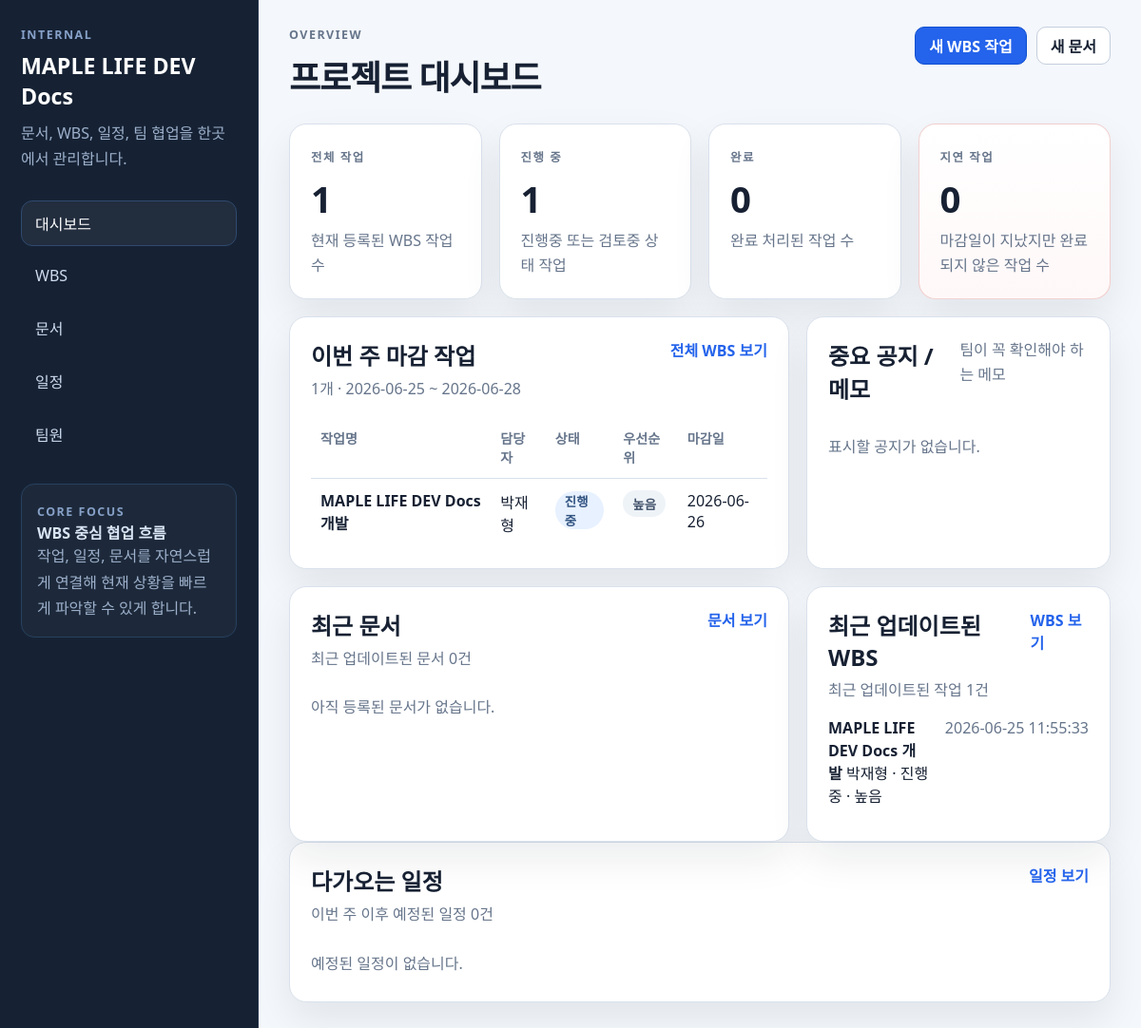
Before: / with the older database file.
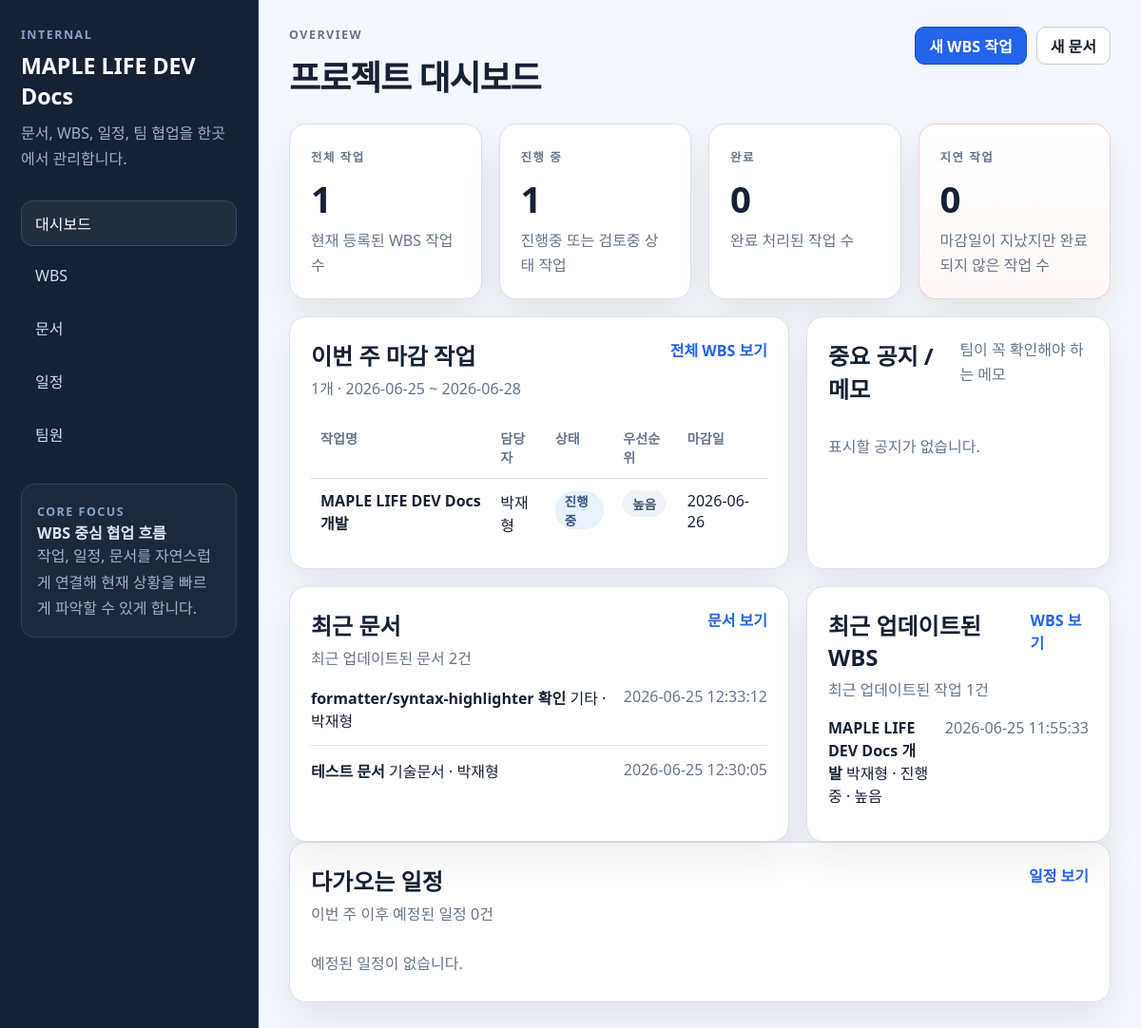
After: the same page with the newer database file.
### tables this page shows
CREATE TABLE wbs_tasks (
    id INTEGER PRIMARY KEY AUTOINCREMENT,
    parent_id INTEGER REFERENCES wbs_tasks(id) ON DELETE SET NULL,
    title TEXT NOT NULL,
    description TEXT,
    assignee_id INTEGER REFERENCES members(id) ON DELETE SET NULL,
    status TEXT NOT NULL DEFAULT '예정',
    priority TEXT NOT NULL DEFAULT '보통',
    start_date TEXT,
    due_date TEXT,
    completed_date TEXT,
    progress INTEGER NOT NULL DEFAULT 0,
    notes TEXT,
    created_at TIMESTAMP DEFAULT CURRENT_TIMESTAMP,
    updated_at TIMESTAMP DEFAULT CURRENT_TIMESTAMP
);

CREATE TABLE members (
    id INTEGER PRIMARY KEY AUTOINCREMENT,
    name TEXT NOT NULL,
    role TEXT,
    part TEXT,
    contact TEXT,
    is_active INTEGER NOT NULL DEFAULT 1,
    created_at TIMESTAMP DEFAULT CURRENT_TIMESTAMP,
    updated_at TIMESTAMP DEFAULT CURRENT_TIMESTAMP
);

CREATE TABLE documents (
    id INTEGER PRIMARY KEY AUTOINCREMENT,
    title TEXT NOT NULL,
    doc_type TEXT NOT NULL,
    file_name TEXT,
    notes TEXT,
    created_at TIMESTAMP DEFAULT CURRENT_TIMESTAMP
, content TEXT DEFAULT '', author_id INTEGER, tags TEXT DEFAULT '', updated_at TIMESTAMP DEFAULT CURRENT_TIMESTAMP);

### app/dashboard.py (the view)
@bp.route("/")
def index():
    db = get_db()
    today = today_local()
    _, week_end = week_bounds(today)
    today_str = today.isoformat()
    week_end_str = week_end.isoformat()
    summary = db.execute(
        """
        SELECT
            COUNT(*) AS total_tasks,
            SUM(CASE WHEN status IN ('진행중', '검토중') THEN 1 ELSE 0 END) AS in_progress_tasks,
            SUM(CASE WHEN status = '완료' THEN 1 ELSE 0 END) AS completed_tasks,
            SUM(
                CASE
                    WHEN due_date IS NOT NULL
                     AND due_date < ?
                     AND status != '완료'
                    THEN 1 ELSE 0
                END
            ) AS delayed_tasks
        FROM wbs_tasks
        """,
        (today_str,),
    ).fetchone()
    week_due_tasks = db.execute(
        """
        SELECT t.id, t.title, t.status, t.priority, t.due_date, m.name AS assignee_name
        FROM wbs_tasks t
        LEFT JOIN members m ON m.id = t.assignee_id
        WHERE t.due_date BETWEEN ? AND ?
          AND t.status != '완료'
        ORDER BY t.due_date ASC, t.id ASC
        LIMIT 8
        """,
        (today_str, week_end_str),
    ).fetchall()
    recent_documents = db.execute(
        """
        SELECT d.id, d.title, d.doc_type, d.updated_at, m.name AS author_name
        FROM documents d
        LEFT JOIN members m ON m.id = d.author_id
        ORDER BY d.updated_at DESC, d.id DESC
        LIMIT 6
        """
    ).fetchall()
    recent_tasks = db.execute(
        """
        SELECT t.id, t.title, t.status, t.priority, t.updated_at, m.name AS assignee_name
        FROM wbs_tasks t
        LEFT JOIN members m ON m.id = t.assignee_id
        ORDER BY t.updated_at DESC, t.id DESC
        LIMIT 6
        """
    ).fetchall()
    pinned_notice = db.execute(
        """
        SELECT id, title, content, updated_at
        FROM notices
        WHERE is_pinned = 1
        ORDER BY updated_at DESC, id DESC
        LIMIT 1
        """
    ).fetchone()
    upcoming_schedules = db.execute(
        """
        SELECT s.id, s.title, s.start_date, s.end_date, s.schedule_type, m.name AS assignee_name
        FROM schedules s
        LEFT JOIN members m ON m.id = s.assignee_id
        WHERE s.end_date >= ?
        ORDER BY s.start_date ASC, s.id ASC
        LIMIT 6
        """,
        (today_str,),
    ).fetchall()
    return render_template(
        "dashboard/index.html",
        summary=summary,
        week_due_tasks=week_due_tasks,
        week_due_task_count=len(week_due_tasks),
        recent_documents=recent_documents,
        recent_document_count=len(recent_documents),
        recent_tasks=recent_tasks,
        recent_task_count=len(recent_tasks),
        pinned_notice=pinned_notice,
        upcoming_schedules=upcoming_schedules,
        upcoming_schedule_count=len(upcoming_schedules),
        today=today,
        week_end=week_end,
    )

### app/db.py (called while the page is built)
def get_db():
    if "db" not in g:
        db_path = Path(current_app.config["DATABASE"])
        db_path.parent.mkdir(parents=True, exist_ok=True)
        g.db = sqlite3.connect(db_path)
        g.db.row_factory = sqlite3.Row
        g.db.execute("PRAGMA foreign_keys = ON")
    return g.db

### app/utils.py (called while the page is built)
def today_local() -> date:
    return date.today()

def week_bounds(reference: date | None = None) -> tuple[date, date]:
    current = reference or today_local()
    start = current - timedelta(days=current.weekday())
    end = start + timedelta(days=6)
    return start, end

### app/templates/dashboard/index.html (shortened to what the changed rows need)
{% extends "base.html" %}
{% block page_title %}프로젝트 대시보드{% endblock %}
{% block content %}
  <section class="dashboard-grid">
    <article class="panel panel--wide">
      <div class="panel-heading">
        <div>
          <h2>이번 주 마감 작업</h2>
        </div>
      </div>
      {% if week_due_tasks %}
        <div class="table-wrap">
          <table class="table">
            <thead>
              <tr>
                <th>작업명</th>
                <th>담당자</th>
                <th>상태</th>
                <th>우선순위</th>
                <th>마감일</th>
              </tr>
            </thead>
            <tbody>
              {% for task in week_due_tasks %}
                <tr>
                  <td><a class="table-link" href="{{ url_for('wbs.edit_task', task_id=task['id']) }}">{{ task["title"] }}</a></td>
                  <td>{{ task["assignee_name"] or "-" }}</td>
                  <td><span class="badge badge--status">{{ task["status"] }}</span></td>
                  <td><span class="badge badge--priority">{{ task["priority"] }}</span></td>
                  <td>{{ task["due_date"] or "-" }}</td>
                </tr>
              {% endfor %}
            </tbody>
          </table>
        </div>
      {% else %}
        <p class="empty-state">이번 주 마감 작업이 없습니다.</p>
      {% endif %}
    </article>
    <article class="panel">
      <div class="panel-heading">
        <h2>중요 공지 / 메모</h2>
      </div>
    </article>
  </section>
  <section class="dashboard-grid">
    <article class="panel">
      <div class="panel-heading">
        <div>
          <h2>최근 문서</h2>
          <p>최근 업데이트된 문서 {{ recent_document_count }}건</p>
        </div>
        <a href="{{ url_for('documents.list_documents') }}" class="text-link">문서 보기</a>
      </div>
      {% if recent_documents %}
        <ul class="item-list">
          {% for document in recent_documents %}
            <li>
              <div class="list-row">
                <div>
                  <a class="item-title-link" href="{{ url_for('documents.detail', document_id=document['id']) }}">{{ document["title"] }}</a>
                  <span>{{ document["doc_type"] }} · {{ document["author_name"] or "작성자 미지정" }}</span>
                </div>
                <time>{{ document["updated_at"] }}</time>
              </div>
            </li>
          {% endfor %}
        </ul>
      {% else %}
        <p class="empty-state">아직 등록된 문서가 없습니다.</p>
      {% endif %}
    </article>
    <article class="panel">
      <div class="panel-heading">
        <div>
          <h2>최근 업데이트된 WBS</h2>
        </div>
      </div>
      {% if recent_tasks %}
        <ul class="item-list">
          {% for row in recent_tasks %}
            <li>
              <div class="list-row">
                <div>
                  <a class="item-title-link" href="{{ url_for('wbs.edit_task', task_id=row['id']) }}">{{ row["title"] }}</a>
                  <span>{{ row["assignee_name"] or "담당자 미지정" }} · {{ row["status"] }} · {{ row["priority"] }}</span>
                </div>
                <time>{{ row["updated_at"] }}</time>
              </div>
            </li>
          {% endfor %}
        </ul>
      {% else %}
        <p class="empty-state">아직 WBS 항목이 없습니다.</p>
      {% endif %}
    </article>
  </section>
  <section class="panel">
    <div class="panel-heading">
      <div>
        <h2>다가오는 일정</h2>
      </div>
    </div>
  </section>
{% endblock %}

Changed rows visible on the page:
added documents: title "formatter/syntax-highlighter 확인", doc_type "기타", name "박재형", updated_at "2026-06-25 12:33:12"
added documents: title "테스트 문서", doc_type "기술문서", name "박재형", updated_at "2026-06-25 12:30:05"
Other visible differences:
{{ recent_document_count }}: "0" → "2"
text no longer shown: "아직 등록된 문서가 없습니다."
